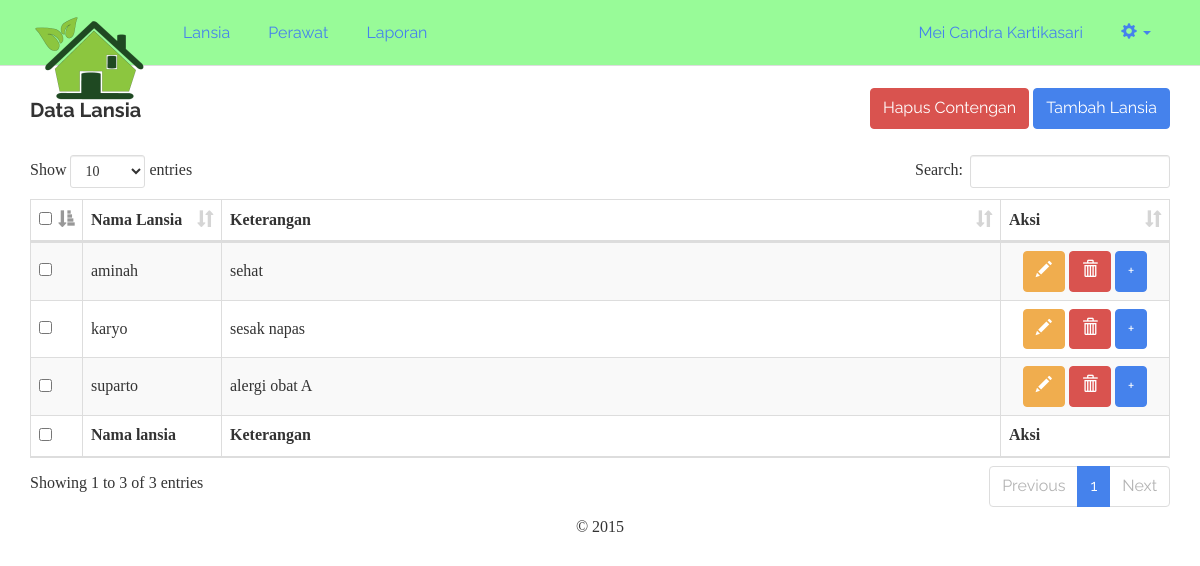
The app's page /perawat.php (signed in) with its own data.
### tables this page shows
CREATE TABLE `wp_kriteria` (
  `id_kriteria` int(11) NOT NULL,
  `nama_kriteria` varchar(255) NOT NULL,
  `tipe_kriteria` varchar(255) NOT NULL
);

### includes/kriteria.inc.php (called while the page is built, shortened)
<?php
class Kriteria{
	private $conn;
	private $table_name = "wp_kriteria";
	public function __construct($db){
		$this->conn = $db;
	}
	function readAll(){
		$query = "SELECT * FROM ".$this->table_name." ORDER BY id_kriteria ASC";
		$stmt = $this->conn->prepare( $query );
		$stmt->execute();
		return $stmt;
	}
	function countAll(){
		$query = "SELECT * FROM ".$this->table_name." ORDER BY id_kriteria ASC";
		$stmt = $this->conn->prepare( $query );
		$stmt->execute();
		return $stmt->rowCount();
	}
}
?>

### perawat.php (the view, shortened to what this page needs)
<?php
include_once 'header.php';
include_once 'includes/kriteria.inc.php';
$pro = new Kriteria($db);
$stmt = $pro->readAll();
            ?>
<form method="post">
	<div class="row">
		<div class="col-md-6 text-left">
			<h4>Data Lansia</h4>
		</div>
		<div class="col-md-6 text-right">
            <button type="submit" name="hapus-contengan" class="btn btn-danger">Hapus Contengan</button>
			<button type="button" onclick="location.href='lansia-baru.php'" class="btn btn-primary">Tambah Lansia</button>
		</div>
	</div>
	<br/>
	<table width="100%" class="table table-striped table-bordered" id="tabeldata">
        <thead>
            <tr>
                <th width="10px"><input type="checkbox" name="select-all" id="select-all" /></th>
                <th width="100px">Nama Lansia</th>
                <th>Keterangan</th>
                <th width="130px">Aksi</th>
            </tr>
        </thead>
        <tfoot>
            <tr>
                <th><input type="checkbox" name="select-all2" id="select-all2" /></th>
                <th>Nama lansia</th>
                <th>Keterangan</th>
                <th>Aksi</th>
            </tr>
        </tfoot>
        <tbody>
<?php
while ($row = $stmt->fetch(PDO::FETCH_ASSOC)){
?>
            <tr>
                <td style="vertical-align:middle;"><input type="checkbox" value="<?php echo $row['id_kriteria'] ?>" name="checkbox[]" /></td>
                <td style="vertical-align:middle;"><?php echo $row['nama_kriteria'] ?></td>
                <td style="vertical-align:middle;"><?php echo $row['tipe_kriteria'] ?></td>
                <td style="text-align:center;vertical-align:middle;">
					<a href="lansia-ubah.php?id=<?php echo $row['id_kriteria'] ?>" class="btn btn-warning"><span class="glyphicon glyphicon-pencil" aria-hidden="true"></span></a>
					<a href="lansia-hapus.php?id=<?php echo $row['id_kriteria'] ?>" onclick="return confirm('Yakin ingin menghapus data')" class="btn btn-danger"><span class="glyphicon glyphicon-trash" aria-hidden="true"></span></a>
                    <button type="button" onclick="location.href='log-baru.php'" class="btn btn-primary">+</button>
			    </td>
            </tr>
<?php
}
?>
        </tbody>
    </table>
</form>
<?php
include_once 'footer.php';
?>

### records on screen
wp_kriteria: nama_kriteria "aminah", tipe_kriteria "sehat"
wp_kriteria: nama_kriteria "karyo", tipe_kriteria "sesak napas"
wp_kriteria: nama_kriteria "suparto", tipe_kriteria "alergi obat A"

### other values on screen
$_SESSION['nama_lengkap'] "Mei Candra Kartikasari"
